Frame 1 (no input): blank canvas, image omitted
Frame 60 (no input): blank canvas, image omitted
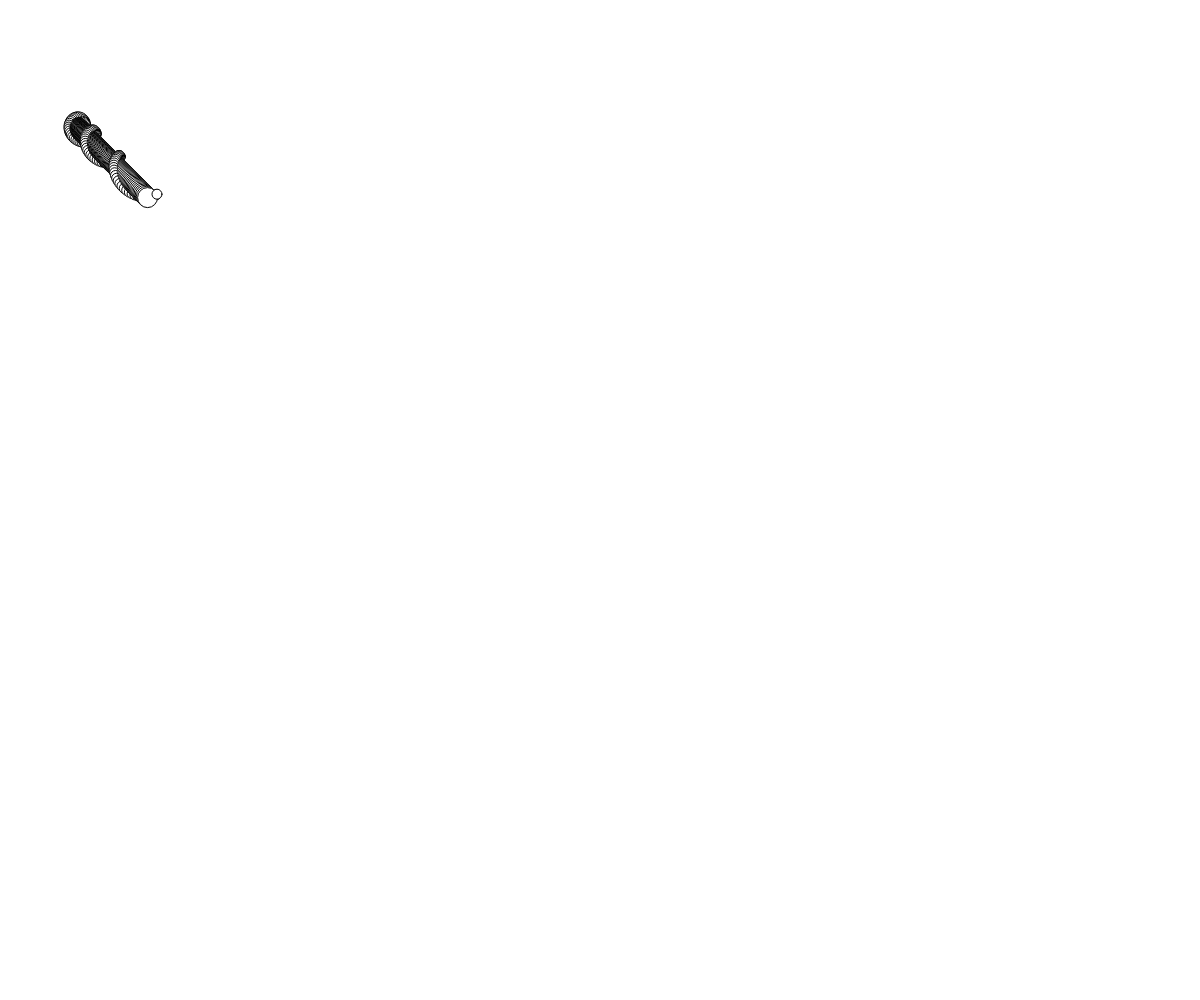
Frame 120 (the mouse pressed at the canvas centre since frame 60)

The p5.js sketch whose frames 1 and 60 were blank and that drew this single picture after the mouse press (run headless with seeded random() and noise() and a simulated clock; from frame 60 on, the mouse is pressed at the canvas centre):

// p5.js sketch
// ── sketch.js
var x1 ;
var y1 ;
var x2;
var y2;
var a = 0;
var speed1x = 0;
var speed1y = 0;
var wid = window.innerWidth;
var hei = window.innerHeight;
var m = 10;
var speedm = 0.01

function setup() {
  createCanvas(wid, hei);
  angleMode(DEGREES);
  background(255);
  x1 = wid/16;	
  y1 = hei/8;

}

function draw() {
  
  translate(0, 0, 0, 0); 
  // noStroke();
  stroke(0);
  fill(255);

  if (x1 < wid/2 && y1 < hei/2) {
    speed1x += speedm;
    speed1y += 0.01;
    
  } else if (x1 > wid/2 && y1 < hei/2) {
    speed1x -= speedm;
    speed1y += speedm;

  } else if (x1 > wid/2 && y1 > hei/2) {
    speed1x -= speedm;
    speed1y -= speedm;

  } else if (x1 < wid/2 && y1 > hei/2) {
    speed1x += speedm;
    speed1y -= speedm;

}
  
    
  x1 += speed1x;
  y1 += speed1y;
  
  if (x1>width+20 || x1 < -20){
  	speed1x = - speed1x;
  }
  if (y1>height+20 || y1 < -20){
  	speed1y = - speed1y;
  }
  
  

  
  ellipse(x1, y1, 20);


  translate(x1, y1, 0, 0);
    // m+=speedm;

  x2 = 10 * sin(a * m);
  y2 = 10 * cos(a * m);
  //noStroke();
  stroke(0);
  fill(255);
  ellipse(x2, y2, 10)

  a++;
//   wid -= 0.01;
//   hei -= 0.01;
  // if (frameCount % 200 == 0){
  // 	speedm = -speedm;
  // }
  //   if (m > 10) {
  //     speedm = -0.01;
  // } if (m < 5) {
  // 	speedm = 0.01;
  // }
    
  


}
